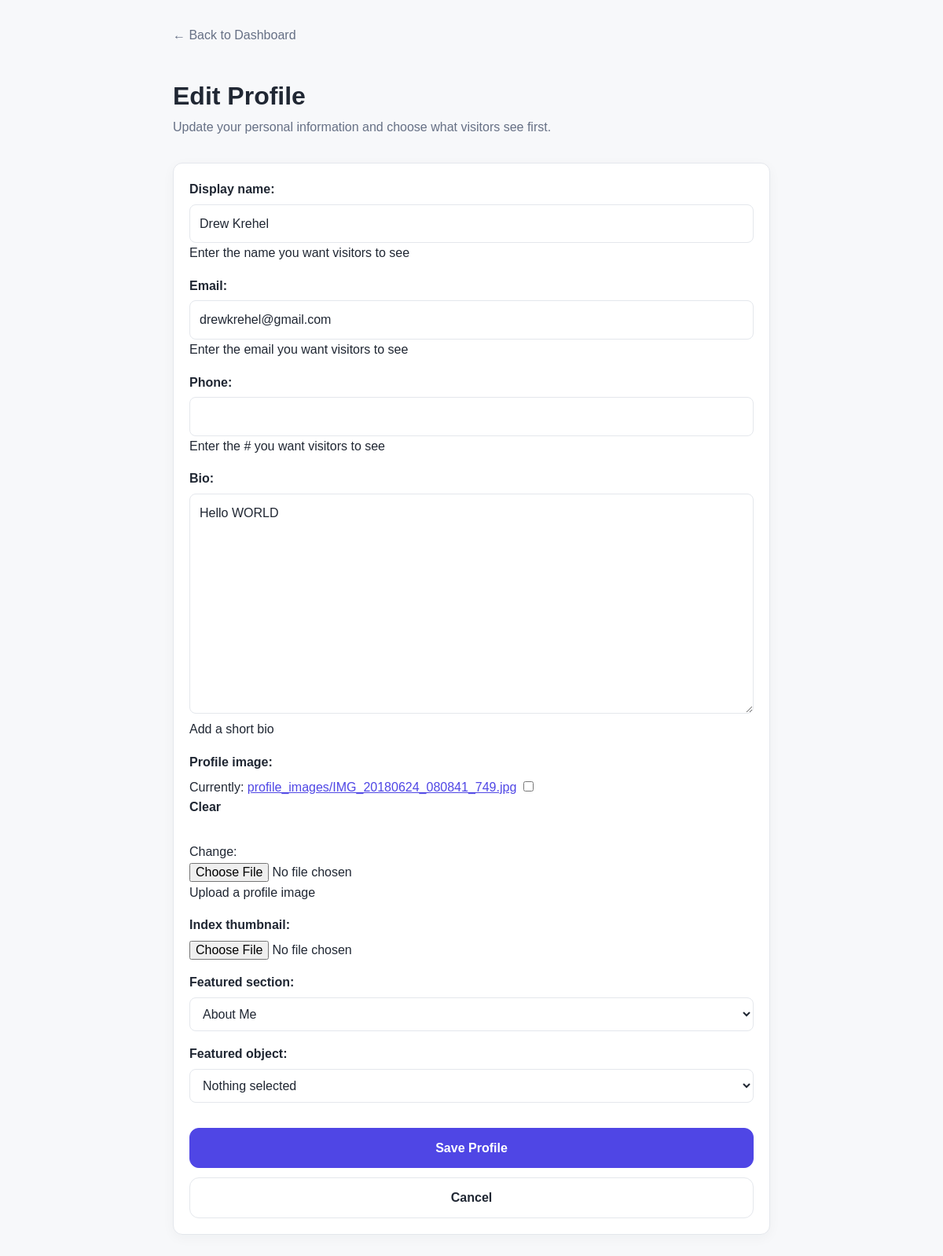
Before: /dashboard/profile/ (signed in) with the older database file.
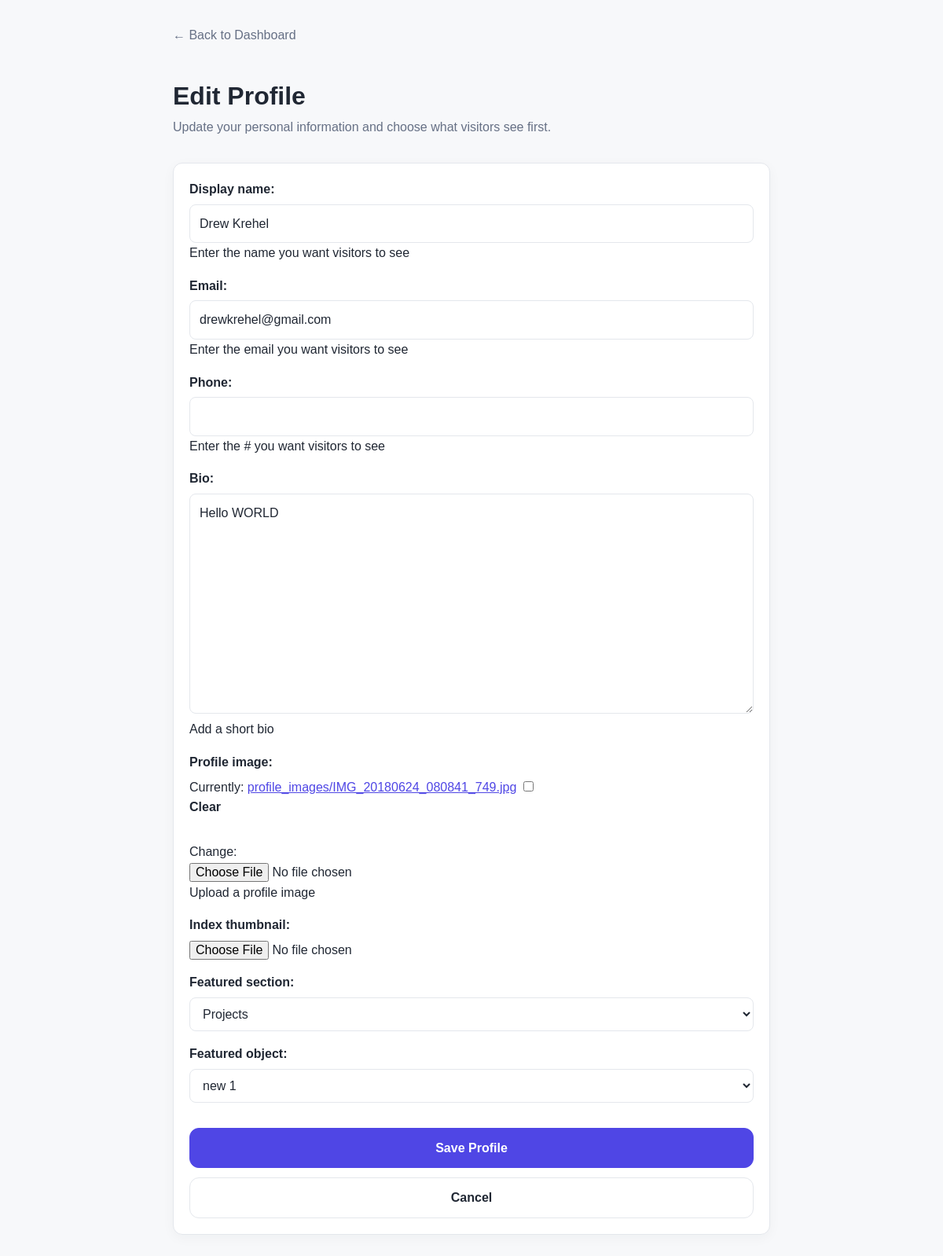
After: the same page with the newer database file.
### builder/models.py (models this page shows)
class Profile(models.Model):
    user = models.OneToOneField(
        User,
        on_delete=models.CASCADE
    )
    featured_section = models.CharField(
        max_length=20,
        choices=[
            ("about", "About Me"),
            ("projects", "Projects"),
            ("resumes", "Resumes"),
            ("links", "Links"),
            ("forms", "Forms"),
        ],
        blank=True,
    )
    featured_object_id = models.PositiveIntegerField(
        null=True,
        blank=True,
    )
    display_name = models.CharField(
        max_length=200,
        help_text="Enter the name you want visitors to see"
    )
    email = models.EmailField(
        max_length=200,
        help_text="Enter the email you want visitors to see"
    )
    phone = models.CharField(
        max_length=50,
        blank=True,
        help_text="Enter the # you want visitors to see"
    )
    bio = models.TextField(
        max_length=1000,
        blank=True,
        help_text="Add a short bio"
    )
    profile_image = models.ImageField(
        upload_to='profile_images/',
        blank=True,
        help_text="Upload a profile image"
    )
    index_thumbnail = models.ImageField(
        upload_to="index_thumbnails/",
        blank=True,
    )

### builder/views.py (the view)
# urls.py: path("dashboard/profile/", views.edit_profile, name="edit_profile"),
@login_required
def edit_profile(request):
    profile = Profile.objects.get(user=request.user)
    if request.method == "POST":
        form = ProfileForm(
            request.POST,
            request.FILES,
            instance=profile,
            user=request.user,
        )
        if form.is_valid():
            form.save()
            return redirect("dashboard")
    else:
        form = ProfileForm(
            instance=profile,
            user=request.user,
        )
    featured_objects = {
        "projects": [
            {"id": obj.id, "label": obj.title}
            for obj in Project.objects.filter(user=request.user)
        ],
        "resumes": [
            {"id": obj.id, "label": obj.display_name}
            for obj in Resume.objects.filter(user=request.user)
        ],
        "links": [
            {"id": obj.id, "label": obj.display_name}
            for obj in Link.objects.filter(user=request.user)
        ],
        "forms": [
            {"id": obj.id, "label": obj.form_name}
            for obj in Form.objects.filter(user=request.user)
        ],
    }
    return render(
        request,
        "edit_profile.html",
        {
            "form": form,
            "featured_objects": featured_objects,
        },
    )

### builder/templates/edit_profile.html (shortened to what this page needs)
{% extends "base.html" %}
{% block content %}
<main class="dashboard-page">
    <a class="back-link" href="{% url 'dashboard' %}">
        &larr; Back to Dashboard
    </a>
    <header class="dashboard-header">
        <h1>Edit Profile</h1>
        <p>Update your personal information and choose what visitors see first.</p>
    </header>
    <section class="dashboard-panel">
        <form method="POST" enctype="multipart/form-data" class="dashboard-form">
            {{ form.as_p }}
            <div class="confirmation-actions">
                <button class="primary-button" type="submit">
                    Save Profile
                </button>
                <a class="button-link" href="{% url 'dashboard' %}">
                    Cancel
                </a>
            </div>
        </form>
    </section>
</main>
{% endblock %}

Changed rows visible on the page:
changed Profile "Drew Krehel": featured_section "About Me" → "Projects"; featured_object_id "Nothing selected" → "new 1"
